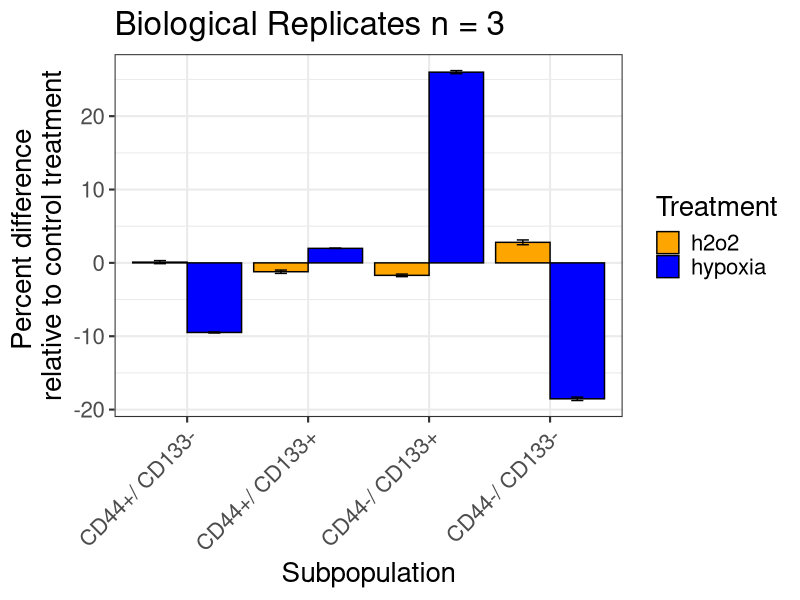
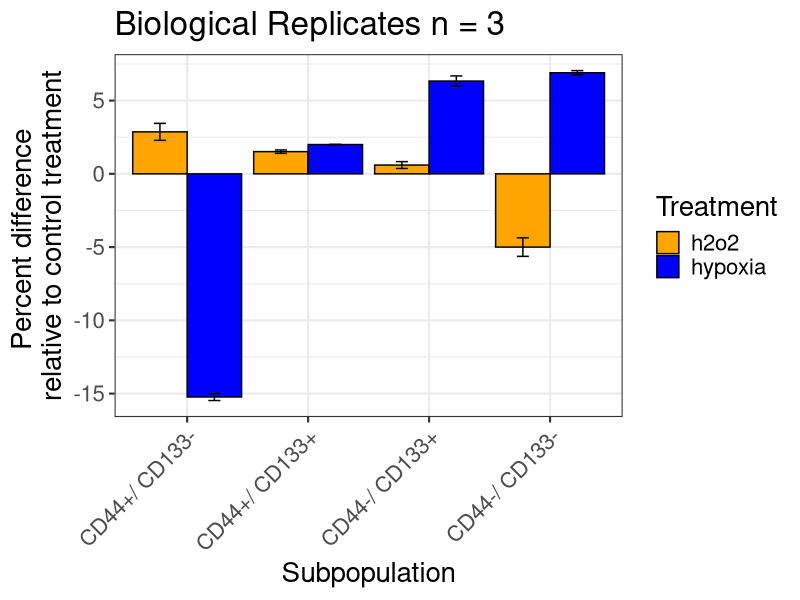
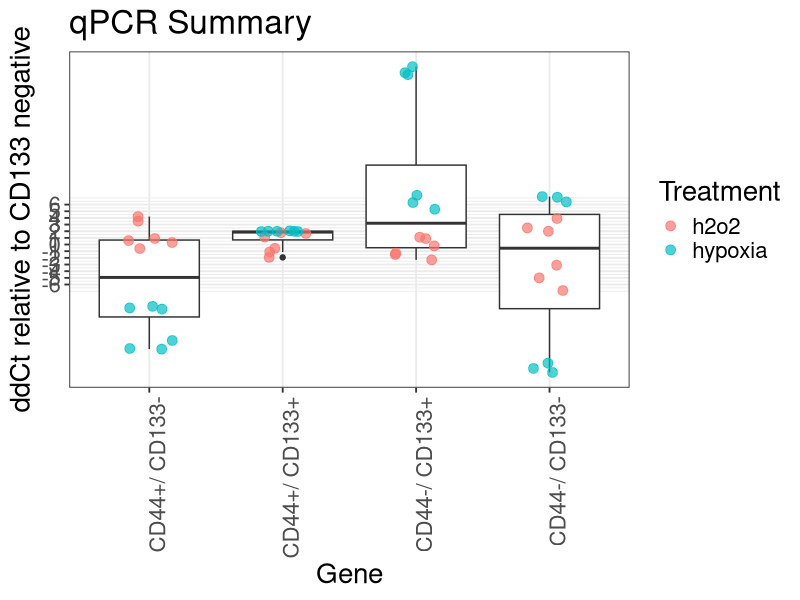

Here is the R script that generated these plots, in order:
library(ggplot2)
library(reshape)
library(plyr)
setwd("150612_hyperHypoxia/")

subtractBaseline = function(dataFrame, baseline, value) {
    dataSorted = dataFrame[order(dataFrame[,'PDGC'], dataFrame[,'Treatment']),]
    baseline = dataSorted[dataSorted$Treatment %in% baseline,]
    treatment = dataSorted[dataSorted$Treatment %in% value,]
    subtract =  treatment[,c(3:6)] - baseline[,c(3:6)]
    result = cbind(treatment[,c(1,2)], subtract)
    return (result)
}

dat_all = read.csv("150612_hyperHypoxia.csv",row.names=1)
colnames(dat_all) = c("PDGC", "Treatment", "Viable", "CD44+/ CD133-",
                  "CD44+/ CD133+", "CD44-/ CD133+", "CD44-/ CD133-")

dat = dat_all[,c(1,2,4:7)]
dat = dat[!dat$Treatment %in% "isotype",]

# Calculate percent change
change = rbind(subtractBaseline(dat, "control", "h2o2"),
               subtractBaseline(dat, "control", "hypoxia"))

# Convert from wide to long
mDat = melt(change, id.vars = c("PDGC", "Treatment"))

# Biological replicates
bioRep = ddply(mDat, .(PDGC, Treatment, variable), summarise, meanValue = mean(value, na.rm=T), 
               sdDiff = sd(value, na.rm=T), reps=length(value))
bioRep$seDiff = bioRep$sdDiff / (bioRep$reps)

#### Barchart ####
# Plot the biological replicates
mu020 = ggplot(data=bioRep[bioRep$PDGC %in% "MU020",], 
              aes(x=variable, y=meanValue, fill=Treatment)) +
    geom_bar(stat="identity", position=position_dodge(), colour="black") + 
    ggtitle("Biological Replicates n = 3") +  
    scale_fill_manual(values=c("orange", "blue")) + 
    geom_errorbar(aes(ymin=meanValue-seDiff, ymax=meanValue+seDiff), width=.2, position=position_dodge(0.9)) +
    xlab("Subpopulation") + ylab("Percent difference \nrelative to control treatment") +
    theme_bw(base_size=16) + theme(axis.text.x = element_text(angle = 45, hjust = 1)) + theme(text = element_text(size=20))
mu020

mu039 = ggplot(data=bioRep[bioRep$PDGC %in% "MU039",], 
               aes(x=variable, y=meanValue, fill=Treatment)) +
    geom_bar(stat="identity", position=position_dodge(), colour="black") + 
    ggtitle("Biological Replicates n = 3") +  
    scale_fill_manual(values=c("orange", "blue")) + 
    geom_errorbar(aes(ymin=meanValue-seDiff, ymax=meanValue+seDiff), width=.2, position=position_dodge(0.9)) +
    xlab("Subpopulation") + ylab("Percent difference \nrelative to control treatment") +
    theme_bw(base_size=16) + theme(axis.text.x = element_text(angle = 45, hjust = 1))
mu039 + theme(text = element_text(size=20))

### Boxplot ###
box = ggplot(data=mDat, aes(x=variable, y=value)) +
    geom_boxplot() + geom_point(aes(colour=Treatment), size =3, alpha=0.7,  position = position_jitter(w = 0.175)) +
    ggtitle("qPCR Summary") +
    xlab("Gene") + ylab("ddCt relative to CD133 negative") +
    scale_y_continuous(breaks = round(seq(-6, 6, by = 1),1)) +
    theme_bw(base_size=14) + theme(axis.text.x = element_text(angle = 90, hjust = 1)) + 
    theme(text = element_text(size=20))
box

#### Stats ####
testDf = melt(dat, id.vars = c("PDGC", "Treatment"))
test20 = testDf[testDf$PDGC %in% "MU020",]
cast(test20, Treatment ~ variable)

test39 = testDf[testDf$PDGC %in% "MU039",]


anova(lm(value ~ Treatment, data=testDf))
pairwise.t.test
